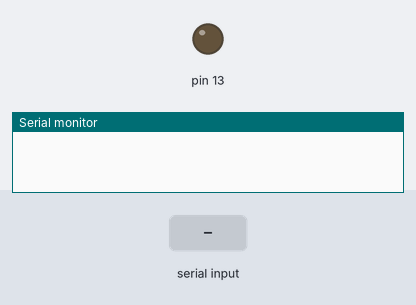
The sketch below on a simulated Arduino Uno, built with avr-gcc and run on an emulated ATmega328P. Parts: output pins drawn as LEDs (lit = HIGH), the last lines printed to the serial monitor. The test bench sets the inputs (shaded band).

Above: at 1.2 s.
1.3 s: "on\n" received over Serial
At 1.7 s:
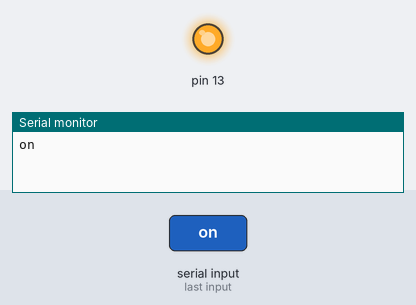
2.8 s: "off\n" received over Serial
At 4.0 s:
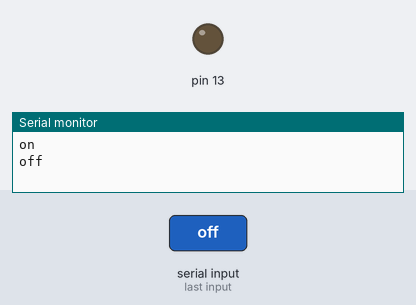
Timing chart, 0 to 5.8 s (numbered marks = the images above; inputs shaded):
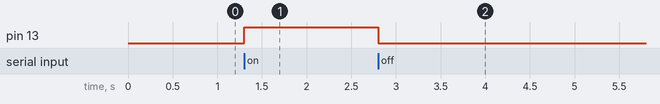

Measured:
- after the input at 1.3 s, pin 13: LOW → HIGH at once
- after the input at 2.8 s, pin 13: HIGH → LOW at once

The sketch:

serial_python.ino
```cpp
 //Mariam Ahmed Madany
void setup() {
Serial.begin(9600);
pinMode(13,1);
}

void loop() {

if(Serial.available() > 0){
String s = Serial.readStringUntil('\n');
Serial.println(s);
if (s == "on"){
  digitalWrite(13,1);
}else if (s == "off"){
  digitalWrite(13,0);
}

}
}
```
